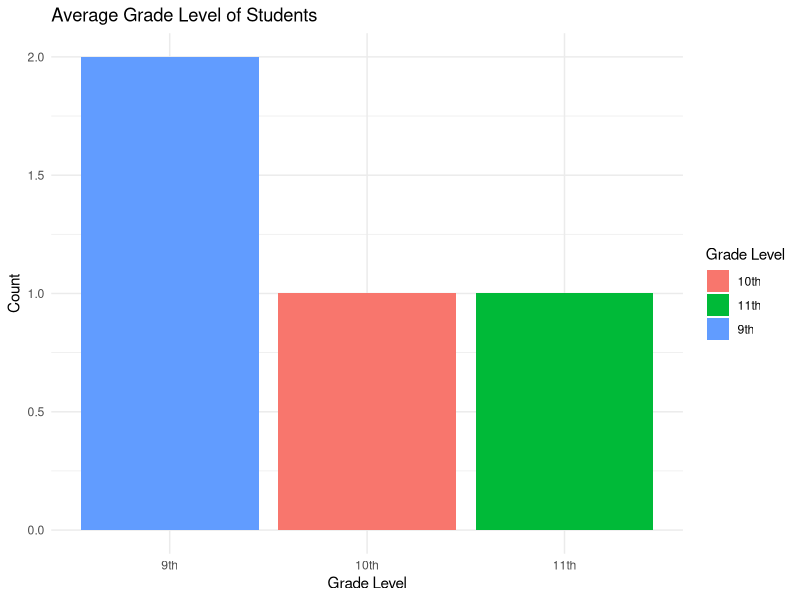
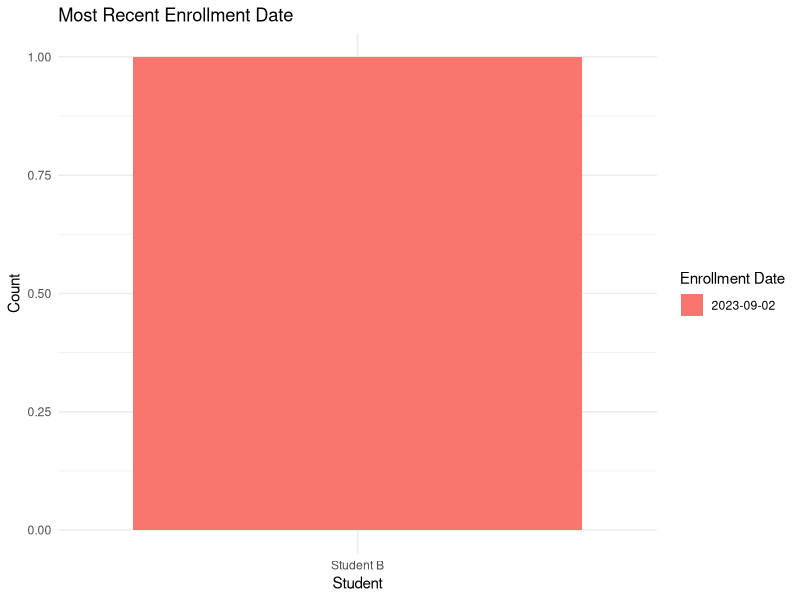

Generate these figures, in order, with R: (Note: this script raises an error after producing the figures.)
# Student data
student_data <- data.frame(
  Student = c("Student A", "Student B", "Student C", "Student D"),
  Grade_Level = c("9th", "10th", "11th", "9th"),
  Enrollment_Date = as.Date(c("2023-08-15", "2023-09-02", "2023-07-20", "2023-08-30"))
)

# Load necessary libraries
library(ggplot2)
library(dplyr)

# a. Bar chart for the average grade level of the students
average_grade_chart <- ggplot(student_data, aes(x = factor(Grade_Level, levels = c("9th", "10th", "11th")), fill = Grade_Level)) +
  geom_bar() +
  labs(title = "Average Grade Level of Students",
       x = "Grade Level",
       y = "Count",
       fill = "Grade Level") +
  theme_minimal()

print(average_grade_chart)

# b. Stacked bar chart for most recent enrollment date
most_recent_enrollment <- student_data %>%
  arrange(desc(Enrollment_Date)) %>%
  slice_head(n = 1)

stacked_bar_chart <- ggplot(most_recent_enrollment, aes(x = Student, fill = as.factor(Enrollment_Date))) +
  geom_bar() +
  labs(title = "Most Recent Enrollment Date",
       x = "Student",
       y = "Count",
       fill = "Enrollment Date") +
  theme_minimal()

print(stacked_bar_chart)

# c. Scatter plot for the relationship between grade level and enrollment date
scatter_plot <- ggplot(student_data, aes(x = Enrollment_Date, y = as.numeric(Grade_Level), color = Student)) +
  geom_point(position = position_jitter(h = 0.2), size = 3) +
  labs(title = "Relationship Between Grade Level and Enrollment Date",
       x = "Enrollment Date",
       y = "Grade Level",
       color = "Student") +
  theme_minimal() +
  scale_y_continuous(labels = c(9, 10, 11), breaks = c(9, 10, 11), expand = c(0, 0),
                     limits = c(8.5, 11.5), name = "Grade Level",
                     breaks = c(9, 10, 11), labels = c("9th", "10th", "11th"))

print(scatter_plot)
